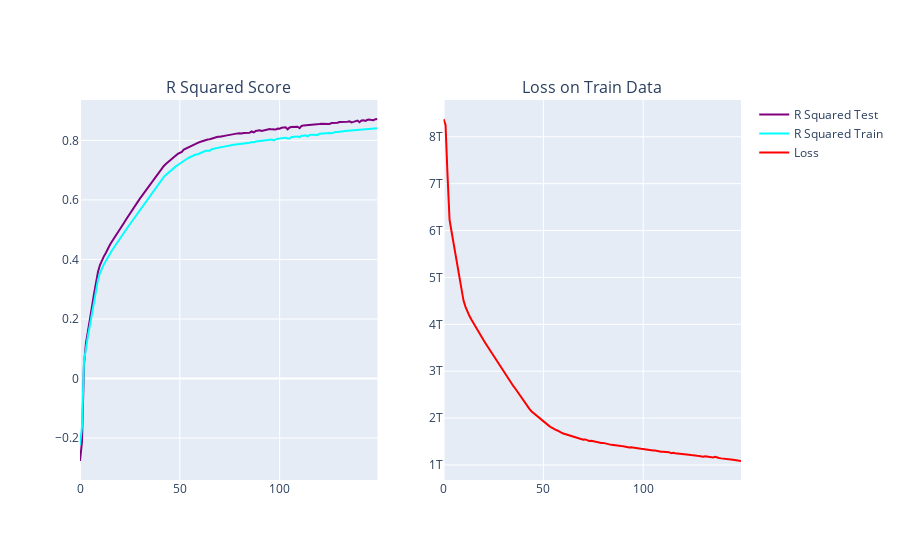

This figure's notebook cell:
### Markdown cell above
### Predict Salary without PCA and using Neural Networks

### Code cell
scaler = MinMaxScaler()
scaler.fit(df)
normalized_data = scaler.transform(df)
df = pd.DataFrame(normalized_data, columns=df.columns)
pred_nn, y_test, history, R2s_test, R2s_train = predict_with_nn(df, salary_col, epochs=150)
plot_predictions(y_pred=pred_nn, y_test=y_test)
plot_NN_result(history=history, R2=[R2s_test, R2s_train])

### Figure 1 — Plotly figure (JSON) as saved in the notebook; plotly's stock layout.template omitted (floating-point values rounded to 4 significant figures; data arrays with more than 128 entries replaced by an {"elided": "..."} marker saying what was removed)
{"data": [{"hovertemplate": "variable=0<br>index=%{x}<br>value=%{y}<extra></extra>", "legendgroup": "0", "line": {"color": "purple", "dash": "solid"}, "marker": {"symbol": "circle"}, "mode": "lines", "name": "R Squared Test", "orientation": "v", "showlegend": true, "type": "scatter", "x": {"elided": "150 int values"}, "xaxis": "x", "y": {"elided": "150 float values"}, "yaxis": "y"}, {"hovertemplate": "variable=0<br>index=%{x}<br>value=%{y}<extra></extra>", "legendgroup": "0", "line": {"color": "cyan", "dash": "solid"}, "marker": {"symbol": "circle"}, "mode": "lines", "name": "R Squared Train", "orientation": "v", "showlegend": true, "type": "scatter", "x": {"elided": "150 int values"}, "xaxis": "x", "y": {"elided": "150 float values"}, "yaxis": "y"}, {"hovertemplate": "variable=0<br>index=%{x}<br>value=%{y}<extra></extra>", "legendgroup": "0", "line": {"color": "red", "dash": "solid"}, "marker": {"symbol": "circle"}, "mode": "lines", "name": "Loss", "orientation": "v", "showlegend": true, "type": "scatter", "x": {"elided": "150 int values"}, "xaxis": "x2", "y": {"elided": "150 int values"}, "yaxis": "y2"}], "layout": {"annotations": [{"font": {"size": 16}, "showarrow": false, "text": "R Squared Score", "x": 0.225, "xanchor": "center", "xref": "paper", "y": 1, "yanchor": "bottom", "yref": "paper"}, {"font": {"size": 16}, "showarrow": false, "text": "Loss on Train Data", "x": 0.775, "xanchor": "center", "xref": "paper", "y": 1, "yanchor": "bottom", "yref": "paper"}], "xaxis": {"anchor": "y", "domain": [0, 0.45]}, "xaxis2": {"anchor": "y2", "domain": [0.55, 1]}, "yaxis": {"anchor": "x", "domain": [0, 1]}, "yaxis2": {"anchor": "x2", "domain": [0, 1]}}}
